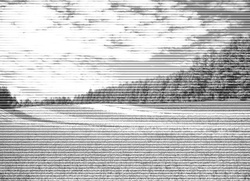
#> input picture Assignment4/Noisy_flower1_horizontal.jpg, 250 x 181 px, shrunk from 960 x 694 before the run
$ python periodic_noice_horizontal.py
#> lines starting #> are read from the running program, lines starting #| are printed output that depends on the picture
import cv2
import numpy as np


def gaussian_notch_reject(shape, d0=30, width=10):
    rows, cols = shape
    crow, ccol = rows // 2, cols // 2
    y, x = np.ogrid[:rows, :cols]
    d2_from_d0_above = (x - ccol)**2 + (y - (crow - d0))**2
    d2_from_d0_below = (x - ccol)**2 + (y - (crow + d0))**2
    mask_above = np.exp(-d2_from_d0_above / (2 * width**2))
    mask_below = np.exp(-d2_from_d0_below / (2 * width**2))
    mask_gaussian = 1 - (mask_above + mask_below)
    mask_gaussian = mask_gaussian[:, :, np.newaxis]
    return mask_gaussian


def add_title(img, text, font=cv2.FONT_HERSHEY_SIMPLEX, scale=0.5, color=255, thickness=1, bgcolor=0):
    # Get the width and height of the text box
    (text_width, text_height), baseline = cv2.getTextSize(
        text, font, scale, thickness)
    # Create new image with space for text
    new_img = np.full(
        (img.shape[0] + text_height + baseline + 10, img.shape[1]), bgcolor, dtype=np.uint8)
    # Place the original image onto the new image
    new_img[text_height + baseline + 10:] = img
    # Set the text start position
    text_x = (new_img.shape[1] - text_width) // 2
    text_y = text_height + 5
    # Put text on new image
    cv2.putText(new_img, text, (text_x, text_y), font, scale, color, thickness)
    return new_img


img_filename = 'Noisy_flower1_horizontal.jpg'
img = cv2.imread(img_filename, cv2.IMREAD_GRAYSCALE)
#> img is the input picture: shape (181, 250); min 20, max 255, mean 195.8
dft = cv2.dft(np.float32(img), flags=cv2.DFT_COMPLEX_OUTPUT)
dft_shifted = np.fft.fftshift(dft)

# Calculate magnitude spectrum of the original image
magnitude_spectrum = 20 * \
    np.log(cv2.magnitude(dft_shifted[:, :, 0], dft_shifted[:, :, 1]))
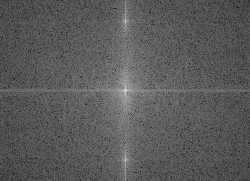
#> magnitude_spectrum: shape (181, 250) float32; min 56.73, max 319.9, mean 150.3; drawn with min black and max white
magnitude_spectrum_normalized = cv2.normalize(
    magnitude_spectrum, None, 0, 255, cv2.NORM_MINMAX).astype(np.uint8)

# Apply Gaussian notch filters
notch_filters = [gaussian_notch_reject(img.shape, d0, 25) for d0 in [70, 140]]
combined_notch = np.prod(notch_filters, axis=0)

fshift = dft_shifted * combined_notch
f_ishift = np.fft.ifftshift(fshift)
img_back = cv2.idft(f_ishift, flags=cv2.DFT_REAL_OUTPUT)
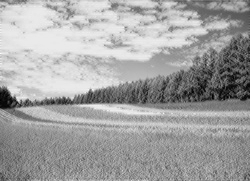
#> img_back: shape (181, 250) float64; min 2666510.4, max 11814739, mean 8509917; drawn with min black and max white
img_back = cv2.normalize(img_back, None, 0, 255,
                         cv2.NORM_MINMAX).astype(np.uint8)
cv2.imwrite("Filtered_image_horizontal.jpg", img_back)

# Compute the magnitude spectrum for the filtered frequency domain
magnitude_spectrum_filtered = 20 * \
    np.log(cv2.magnitude(fshift[:, :, 0], fshift[:, :, 1]) + 1)
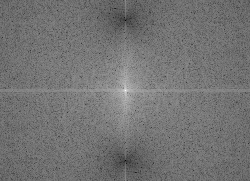
#> magnitude_spectrum_filtered: shape (181, 250) float64; min 1.14, max 319.1, mean 145.4; drawn with min black and max white
magnitude_spectrum_filtered_normalized = cv2.normalize(
    magnitude_spectrum_filtered, None, 0, 255, cv2.NORM_MINMAX).astype(np.uint8)

titles = ['Original Image', 'Original Magnitude Spectrum',
          'Processed Image', 'Filtered Magnitude Spectrum']

# Create titled images
titled_original = add_title(
    img, titles[0], scale=1, thickness=2, color=255, bgcolor=0)
#> in add_title, `cv2.putText(new_img, text, (text_x, text_y), font, scale, color, thick..`: new_img: shape (223, 250); min 0, max 255, mean 166.3
titled_magnitude = add_title(magnitude_spectrum_normalized,
                             titles[1], scale=1, thickness=2, color=255, bgcolor=0)
#> call 2 of add_title, with text = 'Original Magnitude Spectrum', font = 0, scale = 1, color = 255, thickness = 2, bgcolor = 0
#> in add_title (call 2), `cv2.putText(new_img, text, (text_x, text_y), font, scale, color, thick..`:
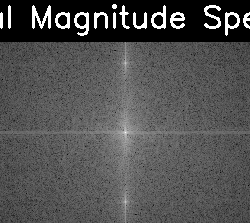
#> new_img: shape (223, 250); min 0, max 255, mean 81.2
titled_processed = add_title(
    img_back, titles[2], scale=1, thickness=2, color=255, bgcolor=0)
#> call 3 of add_title, with text = 'Processed Image', font = 0, scale = 1, color = 255, thickness = 2, bgcolor = 0
#> in add_title (call 3), `cv2.putText(new_img, text, (text_x, text_y), font, scale, color, thick..`:
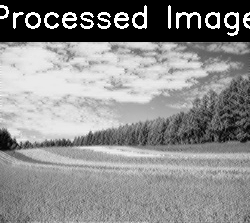
#> new_img: shape (223, 250); min 0, max 255, mean 139.6
titled_filtered_magnitude = add_title(
    magnitude_spectrum_filtered_normalized, titles[3], scale=1, thickness=2, color=255, bgcolor=0)
#> call 4 of add_title, with text = 'Filtered Magnitude Spectrum', font = 0, scale = 1, color = 255, thickness = 2, bgcolor = 0
#> in add_title (call 4), `cv2.putText(new_img, text, (text_x, text_y), font, scale, color, thick..`:
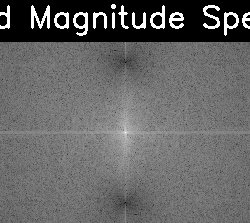
#> new_img: shape (223, 250); min 0, max 255, mean 101.6

# Stack images horizontally
combined_image = np.hstack(
    (titled_original, titled_magnitude, titled_processed, titled_filtered_magnitude))
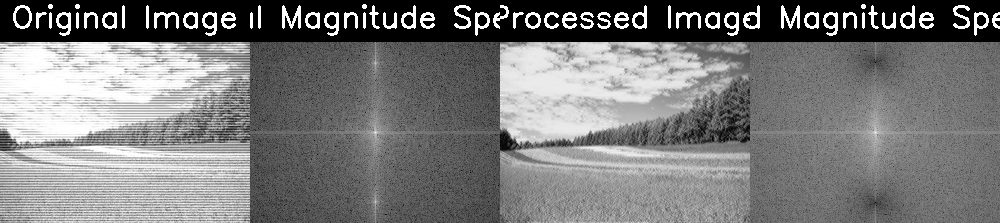
#> combined_image: shape (223, 1000); min 0, max 255, mean 122.2

# Save the combined image
combined_image_filename = 'combined_image_horizontal_noice.jpg'
cv2.imwrite(combined_image_filename, combined_image)
